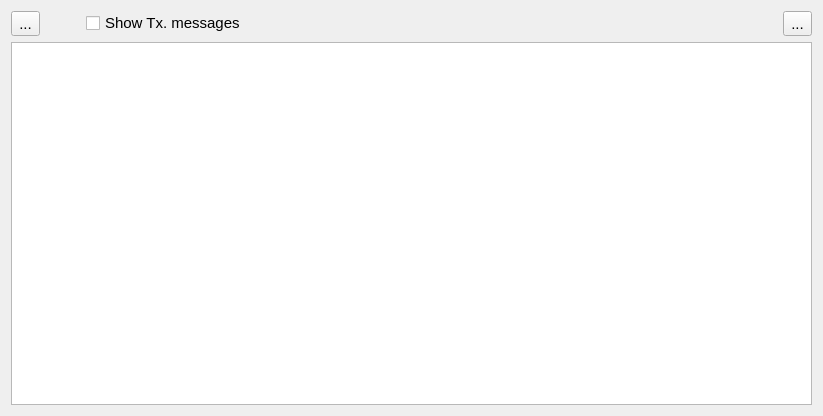
<?xml version="1.0" encoding="UTF-8"?>
<ui version="4.0">
 <class>ConsoleForm</class>
 <widget class="QWidget" name="ConsoleForm">
  <property name="geometry">
   <rect>
    <x>0</x>
    <y>0</y>
    <width>823</width>
    <height>416</height>
   </rect>
  </property>
  <property name="font">
   <font>
    <pointsize>11</pointsize>
   </font>
  </property>
  <property name="windowTitle">
   <string>Form</string>
  </property>
  <layout class="QVBoxLayout" name="verticalLayout">
   <item>
    <layout class="QHBoxLayout" name="horizontalLayout">
     <item>
      <widget class="QToolButton" name="toolButton">
       <property name="text">
        <string>...</string>
       </property>
       <property name="icon">
        <iconset resource="can_terminal.qrc">
         <normaloff>:/Icons/res/edit-clear.png</normaloff>:/Icons/res/edit-clear.png</iconset>
       </property>
       <property name="iconSize">
        <size>
         <width>24</width>
         <height>24</height>
        </size>
       </property>
      </widget>
     </item>
     <item>
      <spacer name="horizontalSpacer_2">
       <property name="orientation">
        <enum>Qt::Horizontal</enum>
       </property>
       <property name="sizeType">
        <enum>QSizePolicy::Fixed</enum>
       </property>
       <property name="sizeHint" stdset="0">
        <size>
         <width>40</width>
         <height>20</height>
        </size>
       </property>
      </spacer>
     </item>
     <item>
      <widget class="QCheckBox" name="cbTxMess">
       <property name="enabled">
        <bool>true</bool>
       </property>
       <property name="text">
        <string>Show Tx. messages</string>
       </property>
       <property name="checked">
        <bool>false</bool>
       </property>
      </widget>
     </item>
     <item>
      <spacer name="horizontalSpacer">
       <property name="orientation">
        <enum>Qt::Horizontal</enum>
       </property>
       <property name="sizeHint" stdset="0">
        <size>
         <width>40</width>
         <height>20</height>
        </size>
       </property>
      </spacer>
     </item>
     <item>
      <widget class="QToolButton" name="btInfo">
       <property name="text">
        <string>...</string>
       </property>
       <property name="icon">
        <iconset resource="can_terminal.qrc">
         <normaloff>:/Icons/res/dialog-information.png</normaloff>:/Icons/res/dialog-information.png</iconset>
       </property>
       <property name="iconSize">
        <size>
         <width>24</width>
         <height>24</height>
        </size>
       </property>
      </widget>
     </item>
    </layout>
   </item>
   <item>
    <widget class="QTableView" name="tvLog">
     <property name="selectionMode">
      <enum>QAbstractItemView::SingleSelection</enum>
     </property>
     <property name="selectionBehavior">
      <enum>QAbstractItemView::SelectRows</enum>
     </property>
     <attribute name="verticalHeaderVisible">
      <bool>false</bool>
     </attribute>
     <attribute name="verticalHeaderMinimumSectionSize">
      <number>28</number>
     </attribute>
    </widget>
   </item>
  </layout>
 </widget>
 <resources>
  <include location="can_terminal.qrc"/>
 </resources>
 <connections/>
</ui>
